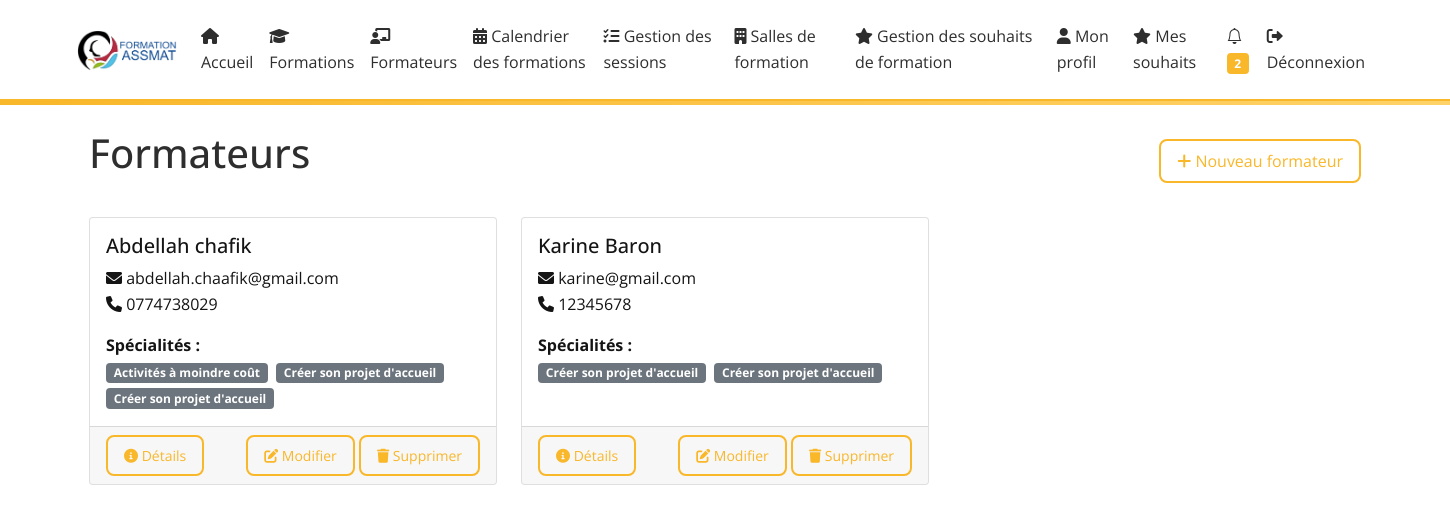
The page /trainers/ (signed in) on the database its author committed.
### core/models.py (models this page shows, shortened)
class Trainer(models.Model):
    first_name = models.CharField(max_length=100, verbose_name="Prénom", null=True, blank=True)
    last_name = models.CharField(max_length=100, verbose_name="Nom", null=True, blank=True)
    email = models.EmailField(verbose_name="Email", null=True, blank=True)
    phone = models.CharField(max_length=20, verbose_name="Téléphone", null=True, blank=True)
    bio = models.TextField(blank=True, verbose_name="Biographie")
    photo = models.ImageField(upload_to='trainers/', null=True, blank=True, verbose_name="Photo")
    specialties = models.ManyToManyField('Formation', blank=True, verbose_name="Spécialités")
    created_at = models.DateTimeField(auto_now_add=True)
    updated_at = models.DateTimeField(auto_now=True)
    def get_full_name(self):
        return f"{self.first_name} {self.last_name}".strip()
    class Meta:
        verbose_name = "Formateur"
        verbose_name_plural = "Formateurs"
        ordering = ['last_name', 'first_name']

class Formation(models.Model):
    FORMATION_TYPES = [
        ('initial', 'Formation Initiale'),
        ('continue', 'Formation Continue'),
        ('specialisation', 'Formation Spécialisation'),
    ]
    name = models.CharField(max_length=255, verbose_name="Nom de la formation")
    code_iperia = models.CharField(max_length=50, unique=True, verbose_name="Code IPERIA")
    description = models.TextField(verbose_name="Description")
    duration = models.IntegerField(help_text="Durée en heures", validators=[MinValueValidator(1)], verbose_name="Durée")
    image = models.ImageField(upload_to='formations/images/', null=True, blank=True, verbose_name="Image")
    program_file = models.FileField(upload_to='programs/', null=True, blank=True, verbose_name="Programme détaillé")
    created_at = models.DateTimeField(auto_now_add=True, verbose_name="Date de création")
    updated_at = models.DateTimeField(auto_now=True, verbose_name="Date de mise à jour")
    type = models.CharField(max_length=20, choices=FORMATION_TYPES, default='initial', verbose_name="Type de formation")
    is_presentiel = models.BooleanField(default=True, verbose_name="Présentiel")
    is_distanciel = models.BooleanField(default=False, verbose_name="Distanciel")
    is_asynchrone = models.BooleanField(default=False, verbose_name="Asynchrone")
    is_active = models.BooleanField(default=True, verbose_name="Formation active")
    city = models.CharField(max_length=100, null=True, blank=True, verbose_name="Ville")
    code_postal = models.CharField(max_length=10, null=True, blank=True, verbose_name="Code postal")
    latitude = models.FloatField(null=True, blank=True)
    longitude = models.FloatField(null=True, blank=True)
    class Meta:
        verbose_name = "Formation"
        verbose_name_plural = "Formations"
        ordering = ['name']

### core/views.py (the view)
# urls.py: path('trainers/', views.trainers_list, name='trainers_list'),
@login_required
def trainers_list(request):
    trainers = Trainer.objects.all().order_by('first_name', 'last_name')
    return render(request, 'core/trainers_list.html', {
        'trainers': trainers
    })

### core/context_processors.py (called while the page is built)
def unread_notifications(request):
    if request.user.is_authenticated:
        return {
            'unread_notifications_count': request.user.notifications.filter(is_read=False).count()
        }
    return {}

### core/templates/core/trainers_list.html
{% extends "core/base.html" %}
{% block content %}
<div class="container">
    <div class="d-flex justify-content-between align-items-center mb-4">
        <h1>Formateurs</h1>
        {% if user.is_staff %}
            <a href="{% url 'core:trainer_create' %}" class="btn btn-primary">
                <i class="fas fa-plus"></i> Nouveau formateur
            </a>
        {% endif %}
    </div>
    <div class="row">
        {% for trainer in trainers %}
            <div class="col-md-4 mb-4">
                <div class="card h-100">
                    <div class="card-body">
                        <h5 class="card-title">{{ trainer.get_full_name }}</h5>
                        <p class="card-text">
                            <i class="fas fa-envelope"></i> {{ trainer.email }}<br>
                            <i class="fas fa-phone"></i> {{ trainer.phone }}
                        </p>
                        {% if trainer.specialties.all %}
                            <p class="card-text">
                                <strong>Spécialités :</strong><br>
                                {% for specialty in trainer.specialties.all %}
                                    <span class="badge bg-secondary me-1">{{ specialty.name }}</span>
                                {% endfor %}
                            </p>
                        {% endif %}
                    </div>
                    <div class="card-footer">
                        <div class="d-flex justify-content-between">
                            <a href="{% url 'core:trainer_detail' pk=trainer.pk %}" class="btn btn-info btn-sm">
                                <i class="fas fa-info-circle"></i> Détails
                            </a>
                            {% if user.is_staff %}
                                <div>
                                    <a href="{% url 'core:trainer_edit' pk=trainer.pk %}" class="btn btn-warning btn-sm">
                                        <i class="fas fa-edit"></i> Modifier
                                    </a>
                                    <a href="{% url 'core:trainer_delete' pk=trainer.pk %}" class="btn btn-danger btn-sm">
                                        <i class="fas fa-trash"></i> Supprimer
                                    </a>
                                </div>
                            {% endif %}
                        </div>
                    </div>
                </div>
            </div>
        {% empty %}
            <div class="col">
                <div class="alert alert-info">
                    Aucun formateur n'est disponible pour le moment.
                </div>
            </div>
        {% endfor %}
    </div>
</div>
{% endblock %}

### core/static/core/css/custom.css (style rules this page uses)
:root { --primary-color: #F9B72A; --secondary-color: #2E2E2E; --background-color: #ffffff; --text-color: #141414; --hover-color: #fccc64; --border-radius: 8px; }
body { background-color: var(--background-color); color: var(--text-color); font-family: 'Open Sans', sans-serif; line-height: 1.6; }
.auth-buttons .nav-link, .btn { border-radius: var(--border-radius); border: 2px solid var(--primary-color); color: var(--primary-color); background: transparent; padding: 0.5rem 1rem; transition: background 0.3s, color 0.3s; }
h1, h2, h3 { color: var(--secondary-color); margin-bottom: 1rem; }
a { color: var(--primary-color); text-decoration: none; }

### rows shown on the page
Trainer: get_full_name "Abdellah chafik", email "abdellah.chaafik@gmail.com", phone "0774738029"
Formation: name "Activités à moindre coût"
Formation: name "Créer son projet d'accueil"
Formation: name "Créer son projet d'accueil"
Trainer: get_full_name "Karine Baron", email "karine@gmail.com", phone "12345678"

### other values the page prints
{{ unread_notifications_count }} "2"
